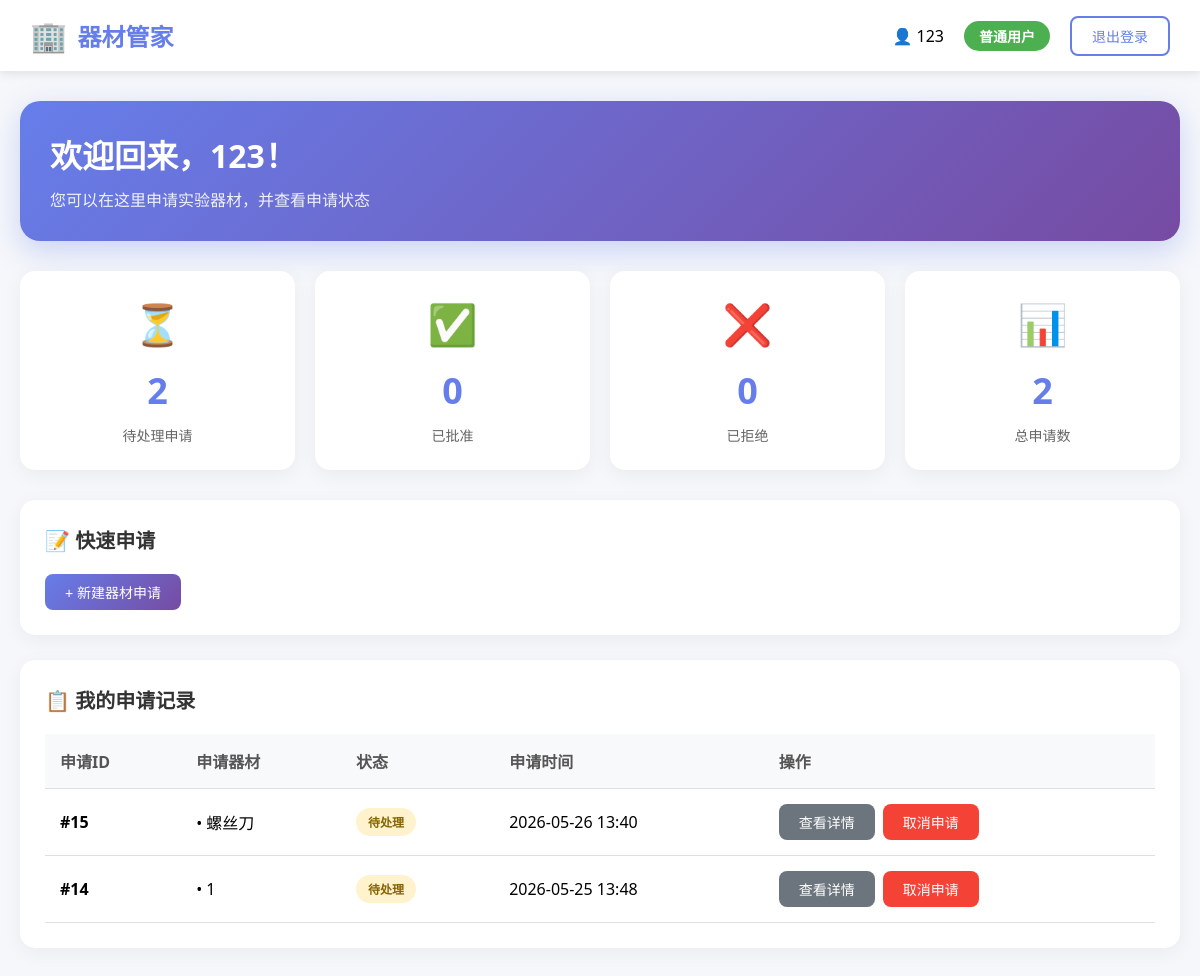
The page /user (signed in) on the database its author committed.
### tables this page shows
CREATE TABLE applications (
            id INTEGER PRIMARY KEY AUTOINCREMENT,
            user_id INTEGER NOT NULL,
            equipment_name TEXT NOT NULL,
            quantity TEXT,
            photos TEXT,
            purpose TEXT NOT NULL,
            expected_date DATE,
            status TEXT DEFAULT 'pending',
            reject_reason TEXT,
            created_at TIMESTAMP DEFAULT CURRENT_TIMESTAMP, cabinet_id INTEGER,
            FOREIGN KEY (user_id) REFERENCES users (id)
        );

### start.py (the view)
@app.route('/user')
def user_panel():
    if 'user_id' not in session or session.get('role') != 'user':
        return redirect(url_for('login_page'))
    conn = get_db()
    applications = conn.execute('''
        SELECT * FROM applications
        WHERE user_id = ?
        ORDER BY created_at DESC
    ''', (session['user_id'],)).fetchall()
    pending_count = sum(1 for app in applications if app['status'] == 'pending')
    approved_count = sum(1 for app in applications if app['status'] == 'approved')
    rejected_count = sum(1 for app in applications if app['status'] == 'rejected')
    cabinets = conn.execute('''
        SELECT c.*, GROUP_CONCAT(cc.component_name, ', ') as components
        FROM cabinets c
        LEFT JOIN cabinet_components cc ON c.id = cc.cabinet_id
        GROUP BY c.id
        ORDER BY c.cabinet_number
    ''').fetchall()
    conn.close()
    applications_list = [dict(app) for app in applications]
    cabinets_list = [dict(c) for c in cabinets]
    return render_template('user.html',
                         applications=applications,
                         applications_json=json.dumps(applications_list),
                         cabinets=cabinets,
                         cabinets_json=json.dumps(cabinets_list),
                         pending_count=pending_count,
                         approved_count=approved_count,
                         rejected_count=rejected_count,
                         total_count=len(applications))

### start.py (called while the page is built)
def get_db():
    conn = sqlite3.connect(DATABASE)
    conn.row_factory = sqlite3.Row
    return conn

### templates/user.html (shortened to what this page needs)
<!DOCTYPE html>
<html lang="zh">
<head>
</head>
<body>
    <div class="navbar">
        <div class="logo">
            <span style="font-size: 30px;">🏢</span>
            <h2>器材管家</h2>
        </div>
        <div class="user-info">
            <span>👤 {{ session.username }}</span>
            <span class="badge">普通用户</span>
            <a href="/logout" class="btn btn-outline">退出登录</a>
        </div>
    </div>
    <div class="container">
        <div class="welcome-card">
            <h1>欢迎回来，{{ session.username }}！</h1>
            <p>您可以在这里申请实验器材，并查看申请状态</p>
        </div>
        <div class="stats-grid">
            <div class="stat-card">
                <div class="stat-icon">⏳</div>
                <div class="stat-number">{{ pending_count }}</div>
                <div class="stat-label">待处理申请</div>
            </div>
            <div class="stat-card">
                <div class="stat-icon">✅</div>
                <div class="stat-number">{{ approved_count }}</div>
                <div class="stat-label">已批准</div>
            </div>
            <div class="stat-card">
                <div class="stat-icon">❌</div>
                <div class="stat-number">{{ rejected_count }}</div>
                <div class="stat-label">已拒绝</div>
            </div>
            <div class="stat-card">
                <div class="stat-icon">📊</div>
                <div class="stat-number">{{ total_count }}</div>
                <div class="stat-label">总申请数</div>
            </div>
        </div>
        <div class="card">
            <div class="card-header">
                <h3>📝 快速申请</h3>
            </div>
            <button class="btn btn-primary" onclick="openApplicationModal()" style="width: auto;">
                + 新建器材申请
            </button>
        </div>
        <div class="card">
            <div class="card-header">
                <h3>📋 我的申请记录</h3>
            </div>
            <div class="table-container">
                {% if applications %}
                <table>
                    <thead>
                        <tr>
                            <th>申请ID</th>
                            <th>申请器材</th>
                            <th>状态</th>
                            <th>申请时间</th>
                            <th>操作</th>
                        </tr>
                    </thead>
                    <tbody>
                        {% for app in applications %}
                        <tr>
                            <td><strong>#{{ app.id }}</strong></td>
                            <td>
                                {% set equipment_list = app.equipment_name.split('|||') %}
                                {% for eq in equipment_list %}
                                <div>• {{ eq }}</div>
                                {% endfor %}
                            </td>
                            <td>
                                <span class="status-badge status-{{ app.status }}">
                                    {% if app.status == 'pending' %}
                                        待处理
                                    {% elif app.status == 'approved' %}
                                        已批准
                                    {% elif app.status == 'rejected' %}
                                        已拒绝
                                    {% else %}
                                        {{ app.status }}
                                    {% endif %}
                                </span>
                            </td>
                            <td>{{ app.created_at[:16] }}</td>
                            <td>
                                <div class="action-buttons">
                                    <button class="btn btn-secondary" onclick="showDetail({{ app.id }})">
                                        查看详情
                                    </button>
                                    {% if app.status == 'pending' %}
                                    <form method="POST" action="/cancel/{{ app.id }}" style="display: inline;" onsubmit="return confirm('确定要取消这个申请吗？');">
                                        <button type="submit" class="btn btn-danger">取消申请</button>
                                    </form>
                                    {% endif %}
                                </div>
                            </td>
                        </tr>
                        {% endfor %}
                    </tbody>
                </table>
                {% else %}
                <div class="empty-state">
                    <div class="icon">📭</div>
                    <p>暂无申请记录</p>
                    <p style="font-size: 14px; margin-top: 10px;">点击上方按钮申请器材</p>
                </div>
                {% endif %}
            </div>
        </div>
    </div>
</body>
</html>

### templates/user.html (style rules this page uses)
* { margin: 0; padding: 0; box-sizing: border-box; }
body { font-family: 'Segoe UI', Tahoma, Geneva, Verdana, sans-serif; background: #f5f7fa; min-height: 100vh; }
.navbar { background: white; box-shadow: 0 2px 10px rgba(0,0,0,0.1); padding: 15px 30px; display: flex; justify-content: space-between; align-items: center; position: sticky; top: 0; z-index: 100; }
.logo { display: flex; align-items: center; gap: 10px; }
.logo h2 { color: #667eea; font-size: 24px; }
.user-info { display: flex; align-items: center; gap: 20px; }
.badge { padding: 5px 15px; border-radius: 20px; font-size: 14px; font-weight: 600; background: #4CAF50; color: white; }
.btn { padding: 8px 20px; border: none; border-radius: 8px; cursor: pointer; font-size: 14px; font-weight: 500; transition: all 0.3s; text-decoration: none; display: inline-block; }
.btn-primary { background: linear-gradient(135deg, #667eea 0%, #764ba2 100%); color: white; }
.btn-danger { background: #f44336; color: white; }
.btn-secondary { background: #6c757d; color: white; }
.btn-outline { background: transparent; border: 2px solid #667eea; color: #667eea; }
.container { max-width: 1200px; margin: 0 auto; padding: 30px 20px; }
.welcome-card { background: linear-gradient(135deg, #667eea 0%, #764ba2 100%); border-radius: 20px; padding: 30px; color: white; margin-bottom: 30px; box-shadow: 0 10px 30px rgba(102, 126, 234, 0.3); }
.welcome-card h1 { font-size: 32px; margin-bottom: 10px; }
.welcome-card p { opacity: 0.9; font-size: 16px; }
.stats-grid { display: grid; grid-template-columns: repeat(auto-fit, minmax(200px, 1fr)); gap: 20px; margin-bottom: 30px; }
.stat-card { background: white; border-radius: 15px; padding: 25px; box-shadow: 0 5px 20px rgba(0,0,0,0.05); text-align: center; transition: transform 0.3s; }
.stat-icon { font-size: 40px; margin-bottom: 15px; }
.stat-number { font-size: 36px; font-weight: bold; color: #667eea; margin-bottom: 10px; }
.stat-label { color: #666; font-size: 14px; }
.card { background: white; border-radius: 15px; padding: 25px; margin-bottom: 25px; box-shadow: 0 5px 20px rgba(0,0,0,0.05); }
.card-header { display: flex; justify-content: space-between; align-items: center; margin-bottom: 20px; flex-wrap: wrap; gap: 15px; }
.card-header h3 { color: #333; font-size: 20px; }
.table-container { overflow-x: auto; }
table { width: 100%; border-collapse: collapse; }
th, td { padding: 15px; text-align: left; border-bottom: 1px solid #e0e0e0; }
th { background: #f8f9fa; font-weight: 600; color: #555; }
.status-badge { padding: 5px 12px; border-radius: 20px; font-size: 12px; font-weight: 600; display: inline-block; }
.status-pending { background: #fff3cd; color: #856404; }
.action-buttons { display: flex; gap: 8px; flex-wrap: wrap; }

### rows shown on the page
applications: id "15", equipment_name "螺丝刀", status "待处理", created_at "2026-05-26 13:40"
applications: id "14", equipment_list "1", status "待处理", created_at "2026-05-25 13:48"

### other values the page prints
{{ session.username }} "123"
{{ pending_count }} "2"
{{ approved_count }} "0"
{{ rejected_count }} "0"
{{ total_count }} "2"
